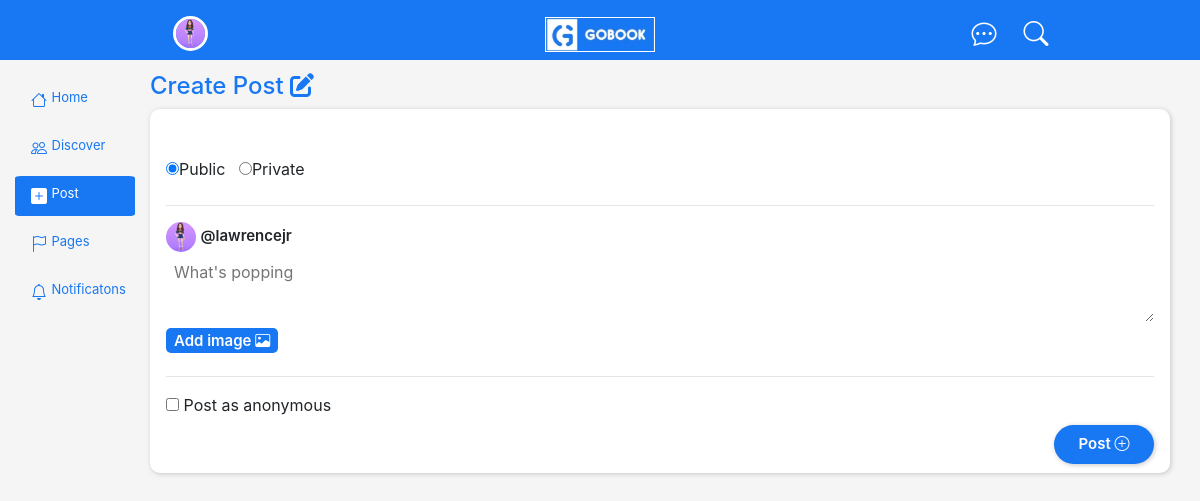
The page /post/index.php (signed in) on the database its author committed.
### tables this page shows
CREATE TABLE `user` (
  `id` int(11) NOT NULL,
  `fullname` varchar(255) DEFAULT NULL,
  `reg_no` varchar(100) DEFAULT NULL,
  `gender` varchar(50) DEFAULT NULL,
  `password` varchar(255) DEFAULT NULL,
  `username` varchar(100) DEFAULT NULL,
  `phone` varchar(20) DEFAULT NULL,
  `email` varchar(150) DEFAULT NULL,
  `dob` date DEFAULT NULL,
  `bio` text DEFAULT NULL,
  `hostel` varchar(150) DEFAULT NULL,
  `sec_sch` varchar(255) DEFAULT NULL,
  `state` varchar(100) DEFAULT NULL,
  `profile_pic` varchar(255) DEFAULT NULL,
  `school_set` varchar(100) DEFAULT NULL,
  `department` varchar(150) DEFAULT NULL,
  `faculty` varchar(255) NOT NULL,
  `verified` enum('no','yes','','') NOT NULL DEFAULT 'no',
  `datetime` datetime NOT NULL DEFAULT current_timestamp()
);

### backend/conn.php (called while the page is built, shortened)
<?php
class Connection
{
    public function __construct()
    {
        $dbhost = "localhost";
        $dbuser = "root";
        $dbpass = "";
        $dbname = "gobook";
        try {
            $this->conn = new PDO("mysql:host=$dbhost;dbname=$dbname", $dbuser, $dbpass);
        } catch (PDOException $e) {
            die("Database Connection Error: " . $e->getMessage());
        }
    }
}

### backend/class.php (called while the page is built, shortened)
<?php
include "database.php";
$uID = $_SESSION['id'] ?? null;
$database = new Database;
$data['user'] = $database->getUser($uID);
$data['users'] = $database->getUsers();
$data['husers'] = $database->getHusers();
$data['userss'] = $database->getUserss();
$data['posts'] = $database->getPosts();
$data['Myposts'] = $database->getMyPosts($uID);
$data['friendRequests'] = $database->friendRequests($uID);
$data['numOfFriendRequests'] = $database->numOfFriendRequests($uID);
$data['pages'] = $database->getPages();

### backend/database.php (called while the page is built, shortened)
<?php
class Database extends Controller{
    public function getUser($id){
        $this -> sql = "SELECT * FROM user WHERE id = ?";
        try{
           return $this -> readRow([$id], $this -> sql);
        }catch(PDOException $e){
            return false . $e -> getMessage();
        }
    }
    public function getUsers(){
        $this -> sql = "SELECT * FROM user ORDER BY department";
        try{
           return $this -> readRow([], $this -> sql);
        }catch(PDOException $e){
            return false . $e -> getMessage();
        }
    }
    public function getHusers(){
        $this -> sql = "SELECT * FROM user ORDER BY rand() LIMIT 5";
        try{
           return $this -> readRow([], $this -> sql);
        }catch(PDOException $e){
            return false . $e -> getMessage();
        }
    }
    public function getUserss(){
        $this -> sql = "SELECT * FROM user ORDER BY id DESC LIMIT 5";
        try{
           return $this -> readRow([], $this -> sql);
        }catch(PDOException $e){
            return false . $e -> getMessage();
        }
    }
    public function getPosts(){
        $this -> sql = "SELECT * FROM posts WHERE public = 'yes' ORDER BY id DESC LIMIT 1";
        try{
           return $this -> readRow([], $this -> sql);
        }catch(PDOException $e){
            return false . $e -> getMessage();
        }
    }
    public function getMyPosts($id){
        $this -> sql = "SELECT * FROM posts WHERE user_id = ? AND anonymous = 'no' ORDER BY id DESC";
        try{
           return $this -> readRow([$id], $this -> sql);
        }catch(PDOException $e){
            return false . $e -> getMessage();
        }
    }
    public function friendRequests($uID){
        $this -> sql = "SELECT * FROM friend_requests WHERE user_id2 = ? and status = 'sent'";
        try{
           return $this -> readRow([$uID], $this -> sql);
        }catch(PDOException $e){
            return false . $e -> getMessage();
        }
    }
    public function numOfFriendRequests($uID){
        $this -> sql = "SELECT * FROM friend_requests WHERE user_id2 = ? AND status = 'sent'";
        try{
           return $this -> numOf([$uID], $this -> sql);
        }catch(PDOException $e){
            return false . $e -> getMessage();
        }
    }
   public function getPages(){
       $this -> sql = "SELECT * FROM pages";
        try{
           return $this -> readRow([], $this -> sql);
        }catch(PDOException $e){
            return false . $e -> getMessage();
        }
   }
}

### backend/crud.php (called while the page is built, shortened)
<?php
include "conn.php";
class Crud extends Connection{
    public function readRow($params=[], $sql){
        try{
            $this->stmt = $this->conn-> prepare($sql);
            $this->stmt->execute($params);
            return $this->stmt->fetchAll(PDO::FETCH_ASSOC);
        }catch(PDOException $e){
            return $e->getMessage();
        }
    }
    public function numOf($params=[], $sql){
        try{
            $this->stmt = $this->conn->prepare($sql);
            $this->stmt->execute($params);
            $this->stmt->fetchAll(PDO::FETCH_ASSOC);
            return $this->stmt->rowCount();
        }catch(PDOException $e){
            return $e->getMessage();
        }
    }
}

### post/index.php (the view, shortened to what this page needs)
<?php
include "../backend/class.php";
?>
<!DOCTYPE html>
<html lang="en">
<head>
    <link rel="stylesheet" href="../assets/css/bootstrap.css">
    <link rel="stylesheet" href="../assets/css/style.css">
    <link rel="stylesheet" href="https://cdnjs.cloudflare.com/ajax/libs/font-awesome/6.2.0/css/all.min.css" />
    <link rel="stylesheet" href="https://cdnjs.cloudflare.com/ajax/libs/bootstrap-icons/1.10.3/font/bootstrap-icons.min.css" />
</head>
<body>
    <div class="head_nav">
        <center>
            <div class="row hheader">
                <div class="col-4 mt-3">
                    <?php
                        foreach($data['user'] as $u){
                            $profileImg = $u['profile_pic'];
                    ?>
                    <a href="../account/"><img src="../assets/profilePics/<?=$profileImg ?>" style="border-radius: 50%; border: 3px solid white;" height="35px" width="35px" class="account"/></a>
                    <?php
                        }
                    ?>
                </div>
                <div class="col-4 mt-3">
                    <h3 class="logo"><img src="../assets/images/Gobook logo/logo.jpg" alt="" height="35px" style="border: 1px solid white"></h3>
                </div>
                <div class="col-4 mt-3"6>
                    <a href="../chats/"><i class="bi bi-chat-dots" style="font-size: 25px;"></i></a>&nbsp;&nbsp;&nbsp;&nbsp;&nbsp;
                    <a href="../search"><i class="bi bi-search" style="font-size: 25px;"></i></a>
                </div>
            </div>
        </center>
    </div>
    <br><br><br>
    <div class="container-fluid main-body">
        <div class="lhs">
            <div class="nav">
                 <div class="nav-item">
                     <a href="../home/"><i class="bi bi-house"></i></a>&nbsp;
                     <span>Home</span>
                 </div>
                 <div class="nav-item">
                     <a href="../discover/"><i class="bi bi-people"></i></a>&nbsp;
                     <span>Discover</span>
                 </div>
                 <div class="nav-item active">
                     <a href="../post/"><i class="bi bi-plus-square-fill"></i></a>&nbsp;
                     <span>Post</span>
                 </div>
                 <div class="nav-item">
                     <a href="../pages/"><i class="bi bi-flag"></i></a>&nbsp;
                     <span>Pages</span>
                 </div>
                 <div class="nav-item">
                     <a href="../notificatons/"><i class="bi bi-bell"></i></a>&nbsp;
                     <span>Notificatons</span>
                 </div>
            </div>
         </div>
         <div class="rhs">
            <div class="container post_container">
                <h4>Create Post <i class="fa-solid fa-edit"></i></h4>
                <div class="p_post">
                    <form action="" enctype="multipart/form-data" id="myform" method="post">
                        <div class="set_post">
                            <input type="radio" name="public" value="yes" id="public" checked><label for="">Public</label>&nbsp;&nbsp;
                            <input type="radio" name="public" value="no" id="public"><label for="">Private</label>
                        </div>
                        <hr>
                        <div class="pp_post">
                            <div class="p_create_post">
                                <?php
                                    foreach($data['user'] as $u){
                                        $profileImg = $u['profile_pic'];
                                ?>
                                    <img src="../assets/profilePics/<?=$profileImg ?>" style="border-radius: 50%;" height="30px" width="30px" class="account"/>
                                <?php
                                    }
                                ?>
                                <?php
                                    foreach($data['user'] as $user){
                                        $username = $user['username'];
                                ?>
                                    <span>@<?= $username; ?></span>
                                <?php
                                     }
                                ?>
                                <textarea placeholder="What's popping" name="text_post" id="text_post"></textarea>
                                <label for="img_post"><span class="postPic" style="cursor: pointer;">Add image <i class="bi bi-image"></i></span></label>
                            </div>
                        </div>
                        <hr>
                        <input type="checkbox" name="anonymous" id="anonymous" value="yes">&nbsp;<label for="">Post as anonymous</label><br>
                        <div class="post_btn">
                            <button type="submit" id="post">Post <i class="bi bi-plus-circle"></i></button>
                        </div>
                    </form>
                </div>
            </div>
        </div>
    </div>
    <br><br><br><br>
</body>
</html>

### assets/css/style.css (style rules this page uses)
body { background-color: whitesmoke; }
.hheader h3 { font-weight: 700; text-shadow: 1px 2px 1px rgb(79, 77, 77); }
.head_nav { width: 100%; box-shadow: 1px 1px 5px rgb(201, 198, 198)k; background: rgb(24, 119, 242); position: fixed; color: white; top: 0; box-sizing: border-box; }
.head_nav a { color: white; }
.main-body { display: flex; }
.lhs .nav { position: sticky; top: 4rem; display: block; }
.lhs .nav .nav-item { display: flex; background-color: transparent; color: rgb(24, 119, 242); padding: .5rem 1rem; margin-top: .5rem; border-radius: 5%; width: 120px; }
.lhs .nav .active { background-color: rgb(24, 119, 242); color: white; }
.lhs .nav .nav-item i { color: rgb(24, 119, 242); }
.lhs .nav .active i { color: white; }
.lhs .nav .nav-item span { font-size: 13px; }
.rhs { width: 100%; }
.postPic { background-color: rgb(24, 119, 242); padding: .2rem .5rem; border-radius: 5px; color: white; }
input::placeholder { color: black; }
.post_container h4 { color: rgb(24, 119, 242); }
.p_post { height: 600px; padding: 3rem 1rem; height: auto; width: 100%; background-color: white; box-shadow: 1px 1px 5px rgb(201, 198, 198); border-radius: 10px; }
.p_create_post { width: 100%; }
.p_create_post span { font-size: 15px; font-weight: 600; }
.p_create_post textarea { width: 100%; height: 70px; background-color: white; border: none; padding: .5rem; outline: none; }
.p_post .post_btn { float: right; }
.p_post .post_btn button { width: 100px; padding: .5rem; color: white; font-weight: 600; background-color: rgb(24, 119, 242); border: none; box-shadow: 1px 1px 5px rgb(201, 198, 198); font-size: 15px; border-radius: 20px; }

### rows shown on the page
user: profile_pic (picture), username "lawrencejr"
